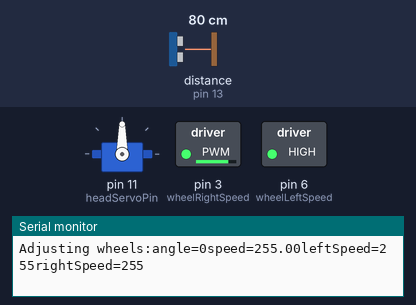
A sketch run on a simulated Arduino Uno, built with avr-gcc and run on an emulated ATmega328P. On the bench: servo, switched loads named in the sketch (green lamp = pin HIGH), the last lines printed to the serial monitor. Wiring (inferred from the names in the program): ultrasonic range finder: trigger pin 12; echo pin 13. Inputs (shaded band) come from the test bench; at power-on: distance to the obstacle (sensor on pin 13) 80 cm. The echo pulse lasts 58.3 µs per cm; pins used as bus, display or sensor lines are not drawn.

Above: at 17.1 s.
17.2 s: distance to the obstacle (sensor on pin 13) set to 28 cm
18.7 s: distance to the obstacle (sensor on pin 13) set to 24 cm
At 21.0 s:
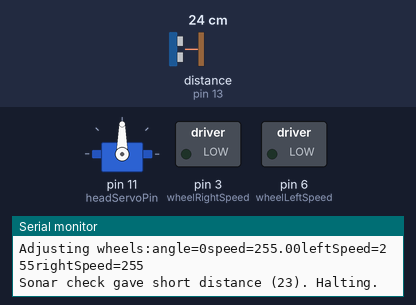
At 22.6 s:
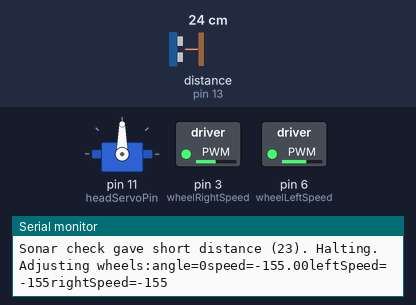
26.3 s: distance to the obstacle (sensor on pin 13) set to 299 cm
At 30.2 s:
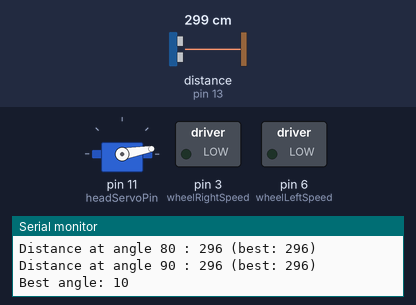
Timing chart, 0 to 33.3 s (numbered marks = the images above; inputs shaded):
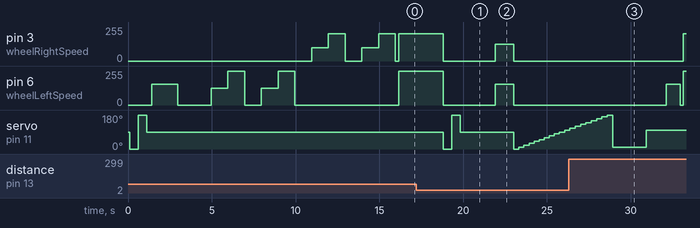

The sketch:

RobotComplete.ino
```cpp
#include<Servo.h>
#include<Wire.h>
#include "Wheel.h"

#define SPEED_SLOW 155
#define SPEED_INCR 25
#define SPEED_MAX  255

// Command I2C slave connection
const int i2cAddress = 4;

// Sonar Pins
const int trigPin = 12;
const int echoPin = 13;

// Wheel Pins
const int wheelLeftSpeed     =  6;
const int wheelLeftForward   =  5;
const int wheelLeftBackward  =  7;
Wheel leftWheel(wheelLeftForward, wheelLeftBackward, wheelLeftSpeed, 100);

const int wheelRightSpeed    =  3;
const int wheelRightForward  = 2;
const int wheelRightBackward = 4;
Wheel rightWheel(wheelRightForward, wheelRightBackward, wheelRightSpeed, 80);

// Head servo
Servo servo;
const int headServoPin = 11;
const int frontAngle = 90;

// State
/*
 * Direction
 *   - 0 is stopped
 *   - >0 is forward  with  value as speed
 *   - <0 is backward  with negative value as speed
 */
volatile int direction = 0;
/*
 * Angle: Adapt the direction to the left or the right (by adjusting wheel speed)
 *   - 0 straight
 *   - >0 to the right
 *   - <0 to the left
 */
volatile int angle = 0;

boolean autoPilot = true;
char message[128];       // Buffer for formatted log messages
char command[128];
void setup() {
  command[0] = 0;

  Serial.begin(115200);
  while (!Serial) {
    ; // wait for serial port to connect. Needed for Native USB only
  }
  Serial.println("Initializing");

  // I2C Slave setup
  sprintf(message, "Configuring I2C connection: address=%d", i2cAddress);
  Serial.println(message);
  Wire.begin(i2cAddress);
  Wire.onReceive(handleI2CEvent);

  // Sonar setup
  sprintf(message, "Configuring sonar: TriggerPin=%d EchoPin=%d", trigPin, echoPin);
  Serial.println(message);

  pinMode(trigPin, OUTPUT); // Sets the trigPin as an Output
  pinMode(echoPin, INPUT);  // Sets the echoPin as an Input
  int distance = checkSonar();

  sprintf(message, "Current distance: %d", distance);
  Serial.println(message);

  // Servo setup
  sprintf(message, "Configuring head servo: ServoPin=%d FrontAngle=%d", headServoPin, frontAngle);
  Serial.println(message);

  servo.attach(headServoPin);
  acknowledge();

  // Motors setup
  sprintf(message, "Configuring wheel motors: LeftWheelForwardPin=%d LeftWheelBackwardPin=%d RightWheelForwardPin=%d RightWheelBackwardPin=%d",wheelLeftForward, wheelLeftBackward, wheelRightForward, wheelRightBackward);
  Serial.println(message);
  pinMode(wheelLeftSpeed, OUTPUT);
  pinMode(wheelRightSpeed, OUTPUT);

  // leftWheel.check();
  // rightWheel.check();

  rotate(360);
  leftWheel.stop();
  rightWheel.stop();
  delay(1000);

  testWheels();

  // We are all set
  Serial.println("Ready");
}


void testWheels() {
    leftWheel.stop();
    rightWheel.stop();

    testOneWheel(leftWheel);
    testOneWheel(rightWheel);
}

void testOneWheel(Wheel wheel) {
    delay(1000);
    wheel.forward(127);
    delay(1000);
    wheel.forward(255);
    delay(1000);
    wheel.stop();
    delay(1000);
    wheel.backward(127);
    delay(1000);
    wheel.backward(255);
    delay(1000);
    wheel.stop();
}

void loop() {
    int distance = checkSonar();
    if(0 <distance && distance < 25) {
        sprintf(message, "Sonar check gave short distance (%d). Halting.",distance);
        Serial.println(message);
        halt();

        if(autoPilot) {
            autoAdjustDirection();
        }
    }
    if(command[0] != 0) {
        processCommand(command);
        command[0] = 0;
    }
    if(autoPilot) {
        forward();
    }
}

void autoAdjustDirection() {
    servo.write(frontAngle - 90);
    delay(500);
    servo.write(frontAngle + 90);
    delay(500);
    servo.write(frontAngle);

    delay(2000);
    backward();
    delay(1000);
    halt();

    int bestAngle = scanSonar();
    sprintf(message, "Best angle: %d",bestAngle);
    Serial.println(message);

    servo.write(bestAngle);
    delay(2000);
    servo.write(frontAngle + bestAngle);
    delay(1000);

    if(bestAngle > -30 && bestAngle < 30) {
        Serial.println("Best angle too in front: Making a u-turn");
        rotate(180);
    } else {
        sprintf(message, "Rotating %d",bestAngle);
        Serial.println(message);

        servo.write(bestAngle);
        rotate(bestAngle);
        servo.write(frontAngle);
    }
    halt();
}

void handleI2CEvent(int byteCount) {
    char request[byteCount + 1];
    request[byteCount]  = 0;
    for(int i=0; Wire.available(); i++) {
        request[i] = Wire.read();
    }
    strcpy(command, request);
    sprintf(message, "Recieved command: '%s'",request);
    Serial.println(message);
}

void processCommand(char* command) {
  sprintf(message, "Processing command: '%s'",command);
  Serial.println(message);
  if(strcmp(command,"stop") == 0) {
    Serial.println("Stopping");
    autoPilot = false;
    halt();
  } else if(strcmp(command,"left") == 0) {
    Serial.println("Turning left");
    autoPilot = false;
    turn(-15);
  } else if(strcmp(command,"right") == 0) {
    Serial.println("Turning right");
    autoPilot = false;
    turn(15);
  } else if(strcmp(command,"forward") == 0) {
    Serial.println("Moving forward");
    autoPilot = false;
    forward();
  } else if(strcmp(command,"backward") == 0) {
    Serial.println("Moving backward");
    autoPilot = false;
    backward();
  } else if(strcmp(command,"auto") == 0) {
    Serial.println("Enabling autopilot");
    autoPilot = true;
  } else {
    Serial.print(">> ");
    Serial.println(command);
  }
}

void acknowledge() {
   servo.write(calibratedAngle(-90));
   delay(500);

   servo.write(calibratedAngle(90));
   delay(500);

   servo.write(calibratedAngle(0));
   delay(100);
}

void rotate(int deg) {
  delay(100);
  halt();

  /*
   * 250 rpm -> 4 rotations/s
   * 90 deg -> 1 rotation
   * 4 rotations = 360 degrees = 1000 ms
   */
  int calcDelay = deg * 4;
  Serial.print("Delay for angle ");
  Serial.print(deg);
  Serial.print(" : ");
  Serial.println(calcDelay);

  if(deg > 0) {
    // Turn right -> move left wheel forward & right wheel backward
    leftWheel.forward(SPEED_SLOW);
    // rightWheel.backward(SPEED_SLOW);
  } else {
    // Turn left -> move right wheel forward & left wheel backward
    rightWheel.forward(SPEED_SLOW);
    // leftWheel.backward(SPEED_SLOW);
    calcDelay = -1 * calcDelay;
  }

  delay(calcDelay);
  Serial.print("done");
  halt();
}

void halt() {
    delay(100);
    direction = 0;
    angle = 0;
    adjustWheels();
}

void forward() {
    delay(100);
    direction = 255;
    angle = 0;
    adjustWheels();
}

void backward() {
    delay(100);
    direction = -155;
    angle = 0;
    adjustWheels();
}

void turn(int deg) {
    delay(100);
    angle = (angle + deg) % 90;
    if(direction == 0) {
        direction = 127;
    }
    adjustWheels();
}

void adjustWheels() {
    if(direction == 0) {
        leftWheel.stop();
        rightWheel.stop();
    } else {
        float speed = (float)direction;
        float leftAdjust = 1.0;
        float rightAdjust = 1.0;

        if(direction > 0) {
            if(angle > 0) {
                rightAdjust = ((float)90 - angle) / 90.0;
            } else if (angle < 0) {
                leftAdjust = ((float)-90 - angle) / -90.0;
            }
        } else if (direction < 0) {
            if(angle > 0) {
                leftAdjust = ((float)90 - angle) / 90.0;
            } else if (angle < 0) {
                rightAdjust = ((float)-90 - angle) / -90.0;
            }
        }
        int speedLeft = round(leftAdjust * speed);
        int speedRight = round(rightAdjust * speed);
        Serial.print("Adjusting wheels:");
        Serial.print("angle=");         Serial.print(angle);
        Serial.print("speed=");         Serial.print(speed);
        Serial.print("leftSpeed=");     Serial.print(speedLeft);
        Serial.print("rightSpeed=");    Serial.print(speedRight);
        Serial.println();

        if(direction == 0) {
            leftWheel.stop();
        } else if(speedLeft > 0) {
            leftWheel.forward(speedLeft);
        } else {
            leftWheel.backward(-1 * speedLeft);
        }
        if(speedRight == 0) {
            rightWheel.stop();
        } else if(speedRight > 0) {
            rightWheel.forward(speedRight);
        } else {
            rightWheel.backward(-1 * speedRight);
        }
    }
}

int calibratedAngle(int angle) {
 return (frontAngle + angle + 360) % 360;
}

int scanSonar() {
  int angleStep = 10;
  int bestDistance = 0;
  int bestAngle = 0;
  for(int angle=-90;angle<=90; angle+=angleStep) {
    servo.write(calibratedAngle(angle));
    delay(200);
    int curDistance = checkSonar();
    Serial.print("Distance at angle ");
    Serial.print(angle);
    Serial.print(" : ");
    Serial.print(curDistance);
    Serial.print(" (best: ");
    Serial.print(bestDistance);
    Serial.println(")");
    if(curDistance > bestDistance) {
      bestAngle = angle;
      bestDistance = curDistance;
    }
  }
  servo.write(frontAngle);
  return bestAngle;
}

int checkSonar() {
     int distance;
     long duration;

     delay(100);

     // Clears the trigPin
     digitalWrite(trigPin, LOW);
     delayMicroseconds(2);

     // Sets the trigPin on HIGH state for 10 micro seconds
     digitalWrite(trigPin, HIGH);
     delayMicroseconds(10);
     digitalWrite(trigPin, LOW);

     // Reads the echoPin, returns the sound wave travel time in microseconds
     duration = pulseIn(echoPin, HIGH);
     // Calculating the distance
     distance= duration*0.034/2;
     if(distance>700) {
       distance = -1; // Ignore big values
     }
     return distance;
}
```

Wheel.cpp
```cpp
#include "Arduino.h"
#include "Wheel.h"

Wheel::Wheel(int forwardPin, int backwardPin, int speedPin, int calibration) {
    this->forwardPin = forwardPin;
    this->backwardPin = backwardPin;
    this->speedPin = speedPin;
    this->calibration = calibration;
}

void Wheel::forward(int speed) {
    digitalWrite(this->forwardPin, HIGH);
    digitalWrite(this->backwardPin, LOW);
    analogWrite(this->speedPin, speed * calibration / 100);
}

void Wheel::backward(int speed) {
    digitalWrite(this->forwardPin, LOW);
    digitalWrite(this->backwardPin, HIGH);
    analogWrite(this->speedPin, speed * calibration / 100);
}

void Wheel::stop() {
    digitalWrite(this->forwardPin, LOW);
    digitalWrite(this->backwardPin, LOW);
    analogWrite(this->speedPin, 0);
}

void Wheel::check() {
    for(int speed= 0; speed<255; speed += 75) {
        forward(speed);
        delay(600);
    }

    for(int speed= 0; speed<255; speed += 75) {
        backward(speed);
        delay(600);
    }
    stop();
}
```

Wheel.h
```cpp
class Wheel {
    public:
        Wheel(int forwardPin, int backwardPin, int speedPin, int calibration);
        void forward(int speed);
        void backward(int speed);
        void stop();
        void check();

    private:
        int forwardPin;
        int backwardPin;
        int speedPin;
        int calibration;
};
```

Measured:
- the behaviour switches between 26 and 25 cm on distance to the obstacle (sensor on pin 13) (found by bisection; images 0 and 1)
- after the input at 18.7 s, pin 3 (wheelRightSpeed): 204/255 → 0/255 after 0.12 s, → 124/255 3.1 s later, → 0/255 1.1 s later; pin 6 (wheelLeftSpeed): 255/255 → 0/255 after 0.12 s, → 155/255 3.1 s later, → 0/255 1.1 s later
